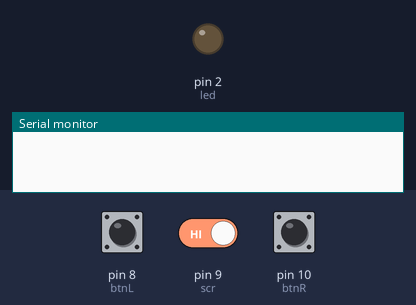
A sketch run on a simulated Arduino Uno, built with avr-gcc and run on an emulated ATmega328P. On the bench: output pins drawn as LEDs (lit = HIGH), the last lines printed to the serial monitor. The test bench sets the inputs (shaded band); at power-on: pin 8 (btnL) HIGH, pin 10 (btnR) HIGH, pin 9 (scr) HIGH.

Above: at 1.2 s.
1.3 s: pin 8 (btnL) pulled LOW for 0.15 s
At 1.42 s:
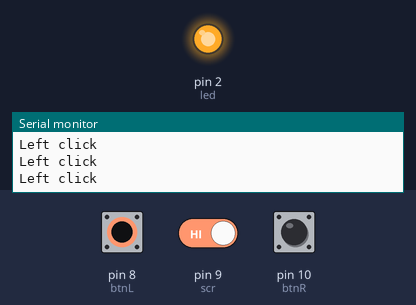
4.6 s: pin 10 (btnR) pulled LOW for 0.15 s
At 5.4 s:
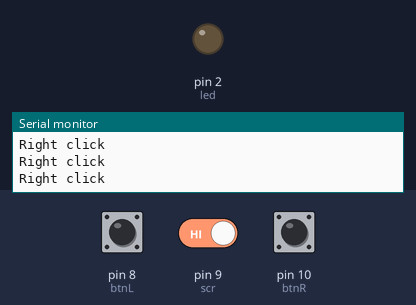
6.2 s: pin 10 (btnR) pulled LOW for 3.2 s
At 7.0 s:
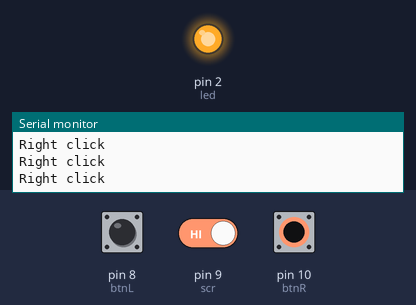
10.9 s: pin 8 (btnL) pulled LOW for 3.2 s
At 14.6 s:
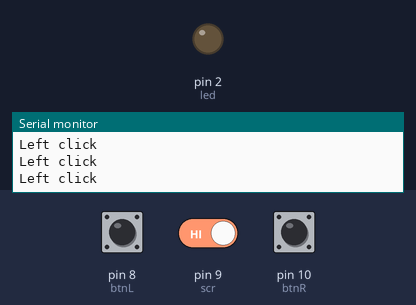
15.6 s: pin 8 (btnL) driven LOW and pin 9 (scr) driven LOW
At 16.6 s:
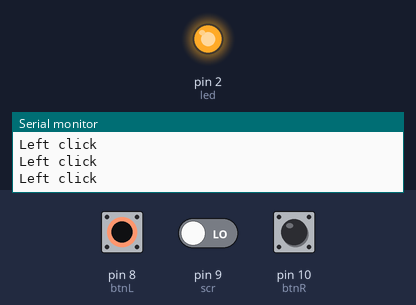
Timing chart, 0 to 18.6 s (numbered marks = the images above; inputs shaded):
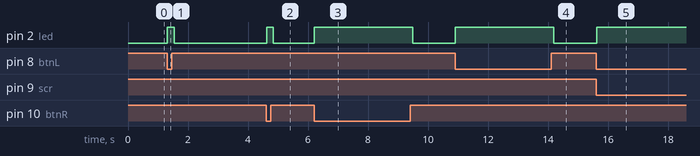

Measured:
- after the input at 1.3 s, pin 2 (led): LOW → HIGH at once, → LOW 0.22 s later
- after the input at 4.6 s, pin 2 (led): LOW → HIGH at once, → LOW 0.22 s later
- after the input at 6.2 s, pin 2 (led): LOW → HIGH at once, → LOW 3.3 s later
- after the input at 10.9 s, pin 2 (led): LOW → HIGH at once, → LOW 3.3 s later
- after the input at 15.6 s, pin 2 (led): LOW → HIGH at once

The sketch:

sketch_dec27a.ino
```cpp
#include <MsTimer2.h>
#include <Bounce2.h>
#define led 2
#define btnL 8
#define scr 9
#define btnR 10


boolean Lstate = false;
boolean Rstate = false;
int scrsize[3] = {4000, 8000, 16000};
int scrsizeNum = 0;

Bounce debouncerL = Bounce();
Bounce debouncerR = Bounce();
Bounce debouncerS = Bounce();

void setup() {
  // put your setup code here, to run once:
  Serial.begin(9600);
  pinMode(led , OUTPUT);
  pinMode(btnL, INPUT_PULLUP);
  pinMode(scr, INPUT_PULLUP);
  pinMode(btnR, INPUT_PULLUP);
  debouncerL.attach(btnL);
  debouncerL.interval(5);
  debouncerR.attach(btnR);
  debouncerR.interval(5);
  debouncerS.attach(scr);
  debouncerS.interval(5);
  MsTimer2::set(10,aa);
  MsTimer2::start();
}
void onled(int num){
  digitalWrite(num, HIGH);
}
void offled(int num){
  digitalWrite(num, LOW);
}
void aa(){
    debouncerL.update();
    debouncerR.update();
    debouncerS.update();
    if(debouncerL.fell()){
      Lstate = true;
    }
    if(debouncerL.rose()){
      Lstate = false;
    }
    if(Lstate){
      Serial.println("Left click");
      delay(1000);
    }


    if(debouncerR.fell()){
      Rstate = true;
    }
    if(debouncerR.rose()){
      Rstate = false;
    }
    if(Rstate){
      Serial.println("Right click");
      delay(1000);
    }


    if(debouncerS.fell()){
    Serial.println(scrsize[scrsizeNum]);
    }
    if(debouncerS.rose()){
      scrsizeNum++;
      if(scrsizeNum == 3){
        scrsizeNum = 0;
      }
    }
}
void loop() {
  // put your main code here, to run repeatedly:

  if(Lstate || Rstate){
    onled(led);
  }
  else if(!(Lstate && Rstate)){
    offled(led);
  }
}
```
